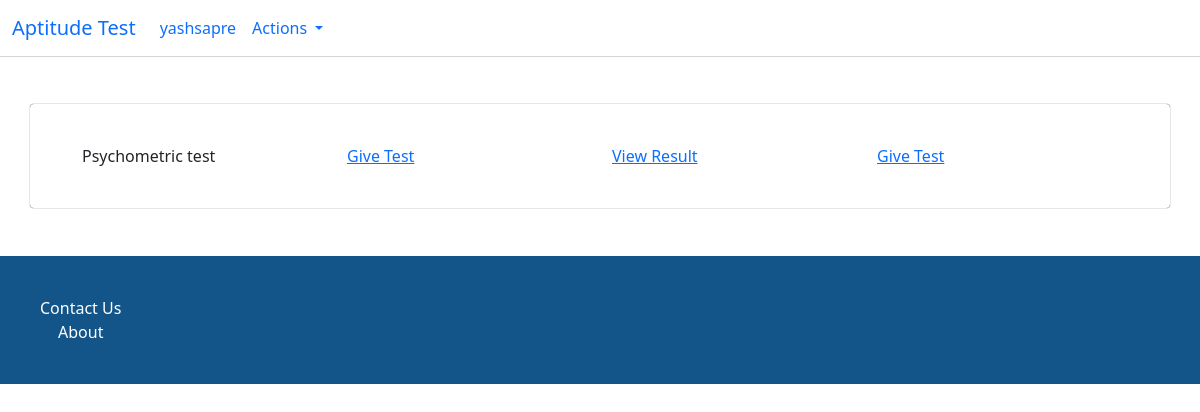
The page /Quiz/exam_list (signed in) on the database as committed earlier.
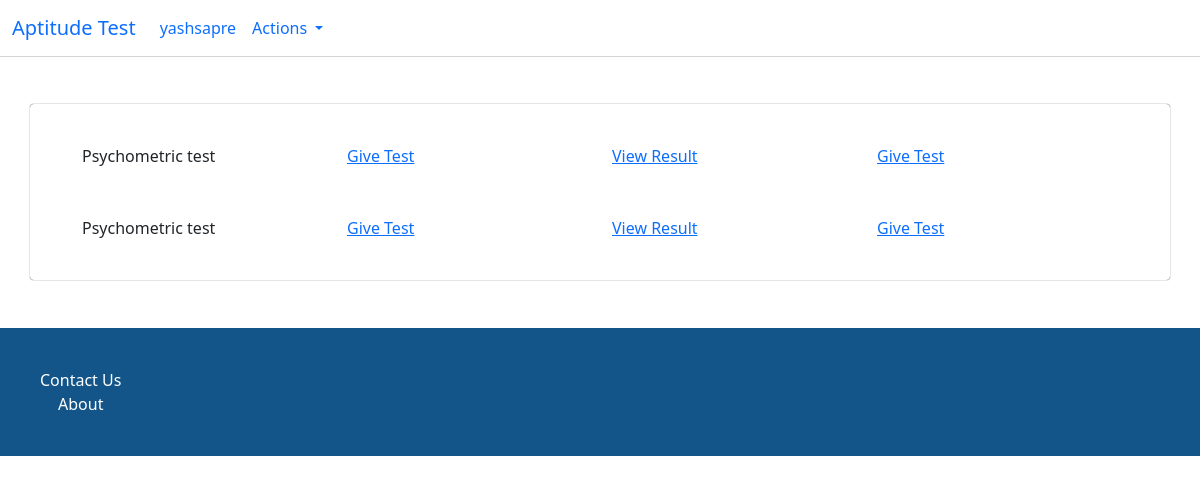
The same page on the database as committed later.
### Quiz/models.py (models this page shows)
class exam(models.Model):
    exam_name = models.CharField(max_length=50)
    exam_questions = models.ManyToManyField(questions)
    def __str__(self):
        return str(self.exam_name)

### Quiz/views.py (the view)
# urls.py: path('exam_list',views.exam_list.as_view(),name='exam_list'),
class exam_list(View):
    def get(self,request):
        exams = exam.objects.all()
        if (len(exams) == 0):
            title="No exams available"
        else:
            title = "List of Exams"
        return render(request,template_name='Quiz/exam_list.html',context={'exams':exams,'title':title})

### Quiz/templates/Quiz/exam_list.html
{% extends 'Quiz/base.html' %}
{% block content %}
{% if request.user.is_authenticated %}
{% for exam in exams %}
<div class="row dashboardblock">
    <div class = "col-3">
        {{exam}}
    </div>
    <div class = "col-3">
        <a class="" href="{% url 'Quiz:give_test' exam.id %}">Give Test</a>
    </div>
    <div class = "col-3">
        <a class="" href="{% url 'Quiz:view_result' exam.id %}">View Result</a>
    </div>
    <div class = "col-3">
        <a class="" href="{% url 'Quiz:delete_exam' exam.id %}">Give Test</a>
    </div>
</div>
{% endfor %}
{% else %}
You have not logged in..
{% endif %}
{% endblock %}

Rows that differ between the two databases and show on the page:
added exam: exam_name "Psychometric test"
